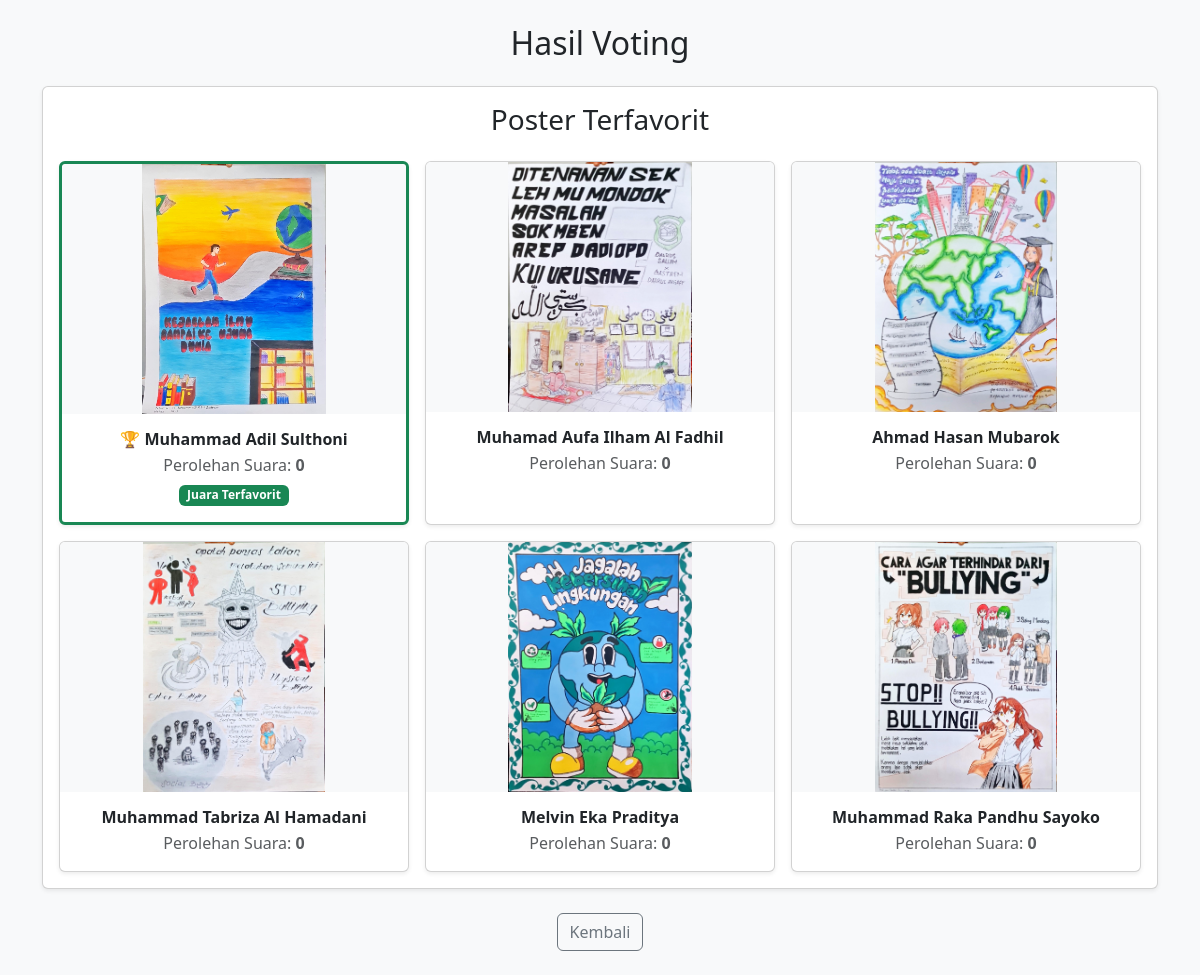
The app's page /results with its own data.
### app.py (models this page shows)
class Poster(db.Model):
    id = db.Column(db.Integer, primary_key=True)
    title = db.Column(db.String(200))
    image_filename = db.Column(db.String(200))
    votes = db.Column(db.Integer, default=0)

### app.py (the view)
@app.route('/results')
def results():
    posters = Poster.query.order_by(Poster.votes.desc()).all()
    poster_titles = [p.title for p in posters]
    poster_votes = [p.votes for p in posters]
    return render_template(
        'results.html',
        posters=posters,
        poster_titles=poster_titles,
        poster_votes=poster_votes
    )

### templates/results.html (shortened to what this page needs)
<!DOCTYPE html>
<html lang="id">
<head>
    <link href="https://cdn.jsdelivr.net/npm/bootstrap@5.3.3/dist/css/bootstrap.min.css" rel="stylesheet">
</head>
<body class="bg-light">
<div class="container py-4">
    <h2 class="text-center mb-4">Hasil Voting</h2>
    <div class="card shadow-sm mb-4">
        <div class="card-body">
            <h3 class="mb-4 text-center">Poster Terfavorit</h3>
            {% if posters %}
            <div class="row g-3 justify-content-center">
                {% for p in posters %}
                <div class="col-md-4 col-sm-6">
                    <div class="card h-100 shadow-sm {% if loop.first %}border-success border-3{% endif %}">
                        <img src="{{ url_for('static', filename='uploads/' + p.image_filename) }}"
                             class="card-img-top img-fluid"
                             alt="{{ p.title }}"
                             style="height: 250px; object-fit: contain; background-color: #f8f9fa;">
                        <div class="card-body text-center">
                            <h6 class="fw-semibold mb-1">
                                {% if loop.first %}🏆 {% endif %}{{ p.title }}
                            </h6>
                            <p class="text-muted mb-0">Perolehan Suara: <strong>{{ p.votes }}</strong></p>
                            {% if loop.first %}
                            <span class="badge bg-success mt-2">Juara Terfavorit</span>
                            {% endif %}
                        </div>
                    </div>
                </div>
                {% endfor %}
            </div>
            {% else %}
                <p class="text-center text-muted">Belum ada poster.</p>
            {% endif %}
        </div>
    </div>
    <div class="text-center mt-4">
        <a href="{{ url_for('admin_dashboard') }}" class="btn btn-outline-secondary">Kembali</a>
    </div>
</div>
</body>
</html>

### records on screen
Poster: image_filename (picture), title "Muhammad Adil Sulthoni", votes "0", shows "Juara Terfavorit"
Poster: image_filename (picture), title "Muhamad Aufa Ilham Al Fadhil", votes "0"
Poster: image_filename (picture), title "Ahmad Hasan Mubarok", votes "0"
Poster: image_filename (picture), title "Muhammad Tabriza Al Hamadani", votes "0"
Poster: image_filename (picture), title "Melvin Eka Praditya", votes "0"
Poster: image_filename (picture), title "Muhammad Raka Pandhu Sayoko", votes "0"
